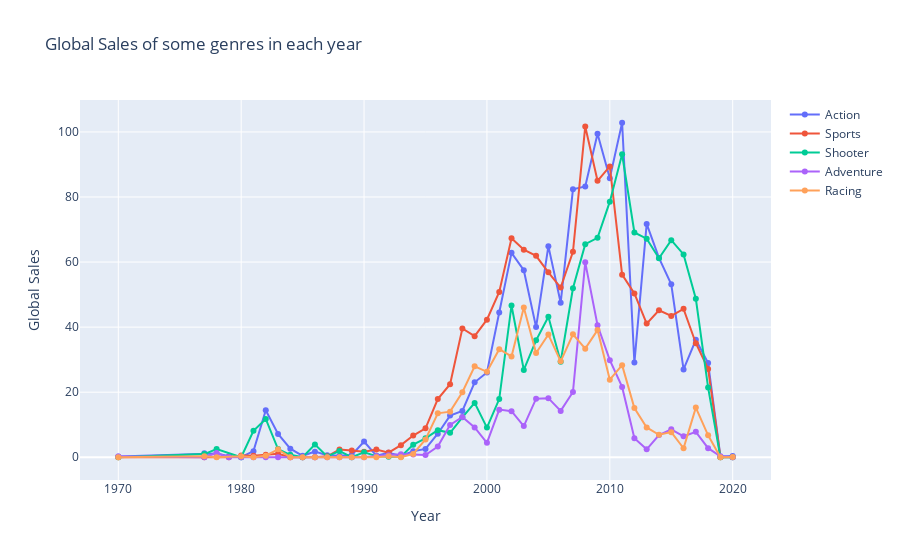

Notebook code cell kept with this figure:
### Markdown cell above
# Sales of top genres in each year

### Code cell
action_df=ds[ds['Genre']=='Action'][['Global_Sales','Year']].groupby('Year')['Global_Sales'].sum().sort_index()
sports_df=ds[ds['Genre']=='Sports'][['Global_Sales','Year']].groupby('Year')['Global_Sales'].sum().sort_index()
shooter_df=ds[ds['Genre']=='Shooter'][['Global_Sales','Year']].groupby('Year')['Global_Sales'].sum().sort_index()
adventure_df=ds[ds['Genre']=='Adventure'][['Global_Sales','Year']].groupby('Year')['Global_Sales'].sum().sort_index()
racing_df=ds[ds['Genre']=='Racing'][['Global_Sales','Year']].groupby('Year')['Global_Sales'].sum().sort_index()

trace1=go.Scatter(x=action_df.index,
                 y=action_df.values,
                 mode='lines+markers',
                 name='Action')
trace2=go.Scatter(x=sports_df.index,
                 y=sports_df.values,
                 mode='lines+markers',
                 name='Sports')
trace3=go.Scatter(x=shooter_df.index,
                 y=shooter_df.values,
                 mode='lines+markers',
                 name='Shooter')
trace4=go.Scatter(x=adventure_df.index,
                 y=adventure_df.values,
                 mode='lines+markers',
                 name='Adventure')
trace5=go.Scatter(x=racing_df.index,
                 y=racing_df.values,
                 mode='lines+markers',
                 name='Racing')

layout=go.Layout(title='Global Sales of some genres in each year',
                xaxis=dict(title='Year'),
                yaxis=dict(title='Global Sales'))
fig=go.Figure(data=[trace1,trace2,trace3,trace4,trace5],layout=layout)
iplot(fig)

### Figure 1 — Plotly figure (JSON) as saved in the notebook; plotly's stock layout.template omitted (floating-point values rounded to 4 significant figures)
{"data": [{"mode": "lines+markers", "name": "Action", "type": "scatter", "x": [1970, 1977, 1978, 1979, 1980, 1981, 1982, 1983, 1984, 1985, 1986, 1987, 1988, 1989, 1990, 1991, 1992, 1993, 1994, 1995, 1996, 1997, 1998, 1999, 2000, 2001, 2002, 2003, 2004, 2005, 2006, 2007, 2008, 2009, 2010, 2011, 2012, 2013, 2014, 2015, 2016, 2017, 2018, 2019, 2020], "y": [0.21, 1.25, 1.18, 0.31, 0, 1.88, 14.45, 7.15, 2.63, 0.45, 1.72, 0.65, 0.47, 0.71, 4.83, 0.48, 1.39, 0.43, 1.83, 2.56, 7.24, 12.8, 14.24, 23.03, 26.06, 44.51, 62.84, 57.5, 40.01, 64.9, 47.49, 82.36, 83.23, 99.42, 85.8, 102.8, 29.1, 71.73, 61.27, 53.17, 27.0, 36.1, 28.99, 0.22, 0.4]}, {"mode": "lines+markers", "name": "Sports", "type": "scatter", "x": [1970, 1977, 1978, 1979, 1980, 1981, 1982, 1983, 1984, 1985, 1986, 1987, 1988, 1989, 1990, 1991, 1992, 1993, 1994, 1995, 1996, 1997, 1998, 1999, 2000, 2001, 2002, 2003, 2004, 2005, 2006, 2007, 2008, 2009, 2010, 2011, 2012, 2013, 2014, 2015, 2016, 2017, 2018, 2019, 2020], "y": [0.01, 0, 0.15, 0, 0.51, 0.49, 0.79, 1.05, 0, 0, 0, 0.29, 2.35, 2.05, 1.72, 2.39, 1.43, 3.72, 6.67, 8.9, 17.91, 22.46, 39.58, 37.22, 42.3, 50.8, 67.32, 63.79, 61.92, 56.86, 52.17, 63.14, 101.7, 84.99, 89.39, 56.14, 50.36, 41.08, 45.19, 43.45, 45.62, 35.05, 27.16, 0, 0.03]}, {"mode": "lines+markers", "name": "Shooter", "type": "scatter", "x": [1970, 1977, 1978, 1980, 1981, 1982, 1983, 1984, 1985, 1986, 1987, 1988, 1989, 1990, 1991, 1992, 1993, 1994, 1995, 1996, 1997, 1998, 1999, 2000, 2001, 2002, 2003, 2004, 2005, 2006, 2007, 2008, 2009, 2010, 2011, 2012, 2013, 2014, 2015, 2016, 2017, 2018, 2019, 2020], "y": [0.01, 0.98, 2.53, 0, 8.12, 11.77, 2.51, 0.75, 0, 3.93, 0.26, 1.92, 0, 1.52, 0.35, 0.13, 0.17, 3.88, 5.83, 8.32, 7.5, 12.29, 16.71, 9.11, 17.88, 46.66, 26.84, 35.93, 43.18, 29.37, 51.93, 65.49, 67.45, 78.57, 93.14, 69.1, 67.2, 61.18, 66.74, 62.36, 48.72, 21.41, 0, 0]}, {"mode": "lines+markers", "name": "Adventure", "type": "scatter", "x": [1970, 1977, 1978, 1979, 1980, 1981, 1982, 1983, 1984, 1985, 1986, 1987, 1988, 1989, 1990, 1991, 1992, 1993, 1994, 1995, 1996, 1997, 1998, 1999, 2000, 2001, 2002, 2003, 2004, 2005, 2006, 2007, 2008, 2009, 2010, 2011, 2012, 2013, 2014, 2015, 2016, 2017, 2018, 2019, 2020], "y": [0.24, 0, 1.3, 0, 0, 0, 0, 0, 0, 0, 0, 0, 0, 0, 0, 0.38, 0.64, 0.92, 0.88, 0.66, 3.31, 9.92, 12.4, 9.18, 4.42, 14.64, 14.16, 9.59, 18.02, 18.16, 14.25, 20.08, 59.91, 40.59, 29.84, 21.61, 5.86, 2.44, 6.81, 8.59, 6.44, 7.81, 2.79, 0.29, 0]}, {"mode": "lines+markers", "name": "Racing", "type": "scatter", "x": [1970, 1977, 1978, 1980, 1981, 1982, 1983, 1984, 1985, 1986, 1987, 1988, 1989, 1990, 1991, 1992, 1993, 1994, 1995, 1996, 1997, 1998, 1999, 2000, 2001, 2002, 2003, 2004, 2005, 2006, 2007, 2008, 2009, 2010, 2011, 2012, 2013, 2014, 2015, 2016, 2017, 2018, 2019, 2020], "y": [0.01, 0.27, 0, 0.32, 0, 0.48, 2.44, 0, 0, 0, 0, 0, 0, 0, 0, 0.28, 0.01, 1.02, 5.45, 13.51, 14.02, 20, 27.95, 26.27, 33.2, 30.98, 46.05, 32.03, 37.72, 29.48, 37.8, 33.39, 39.09, 23.85, 28.32, 15.11, 9.16, 6.91, 7.72, 2.77, 15.26, 6.73, 0, 0.11]}], "layout": {"title": {"text": "Global Sales of some genres in each year"}, "xaxis": {"title": {"text": "Year"}}, "yaxis": {"title": {"text": "Global Sales"}}}}
